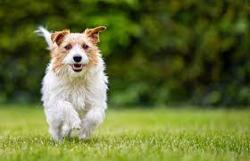
#> input picture EditImgWithPython/dogy1.jpg, 250 x 161 px
$ python sharpness.py
#> lines starting #> are read from the running program, lines starting #| are printed output that depends on the picture
from email.mime import image
from PIL import Image, ImageEnhance
import os

    # [11 lines of commented-out code are left out]
img3 = Image.open('dogy1.jpg')
#> img3 is the input picture: PIL image 250x161 RGB; mean R, G, B 101.1, 111.8, 53.3
change_brightness = ImageEnhance.Brightness(img3)
change_brightness.enhance(2).save('increased_2_brightness.jpg')
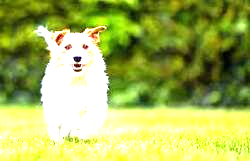
#> saved as increased_2_brightness.jpg: PIL image 250x161 RGB; mean R, G, B 165.6, 180.8, 90.8

         #  ----------- Contrast ---------
img3 = Image.open('dogy1.jpg')
change_brightness = ImageEnhance.Contrast(img3)
change_brightness.enhance(2).save('increased_2_contrast.jpg')
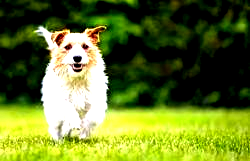
#> saved as increased_2_contrast.jpg: PIL image 250x161 RGB; mean R, G, B 101.5, 118.5, 42.5
# 0 : Blurry
# 1 : Original Image
# 2 : Image with Increased Sharpness
